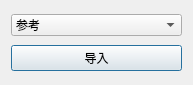
<?xml version="1.0" encoding="UTF-8"?>
<ui version="4.0">
 <class>MayaAssetDialog</class>
 <widget class="QDialog" name="MayaAssetDialog">
  <property name="geometry">
   <rect>
    <x>0</x>
    <y>0</y>
    <width>193</width>
    <height>85</height>
   </rect>
  </property>
  <property name="windowTitle">
   <string>Maya资产导入</string>
  </property>
  <layout class="QVBoxLayout" name="verticalLayout">
   <item>
    <widget class="QComboBox" name="ImpType">
     <item>
      <property name="text">
       <string>参考</string>
      </property>
     </item>
     <item>
      <property name="text">
       <string>导入</string>
      </property>
     </item>
    </widget>
   </item>
   <item>
    <widget class="QPushButton" name="Submit">
     <property name="text">
      <string>导入</string>
     </property>
    </widget>
   </item>
  </layout>
 </widget>
 <resources/>
 <connections/>
</ui>
